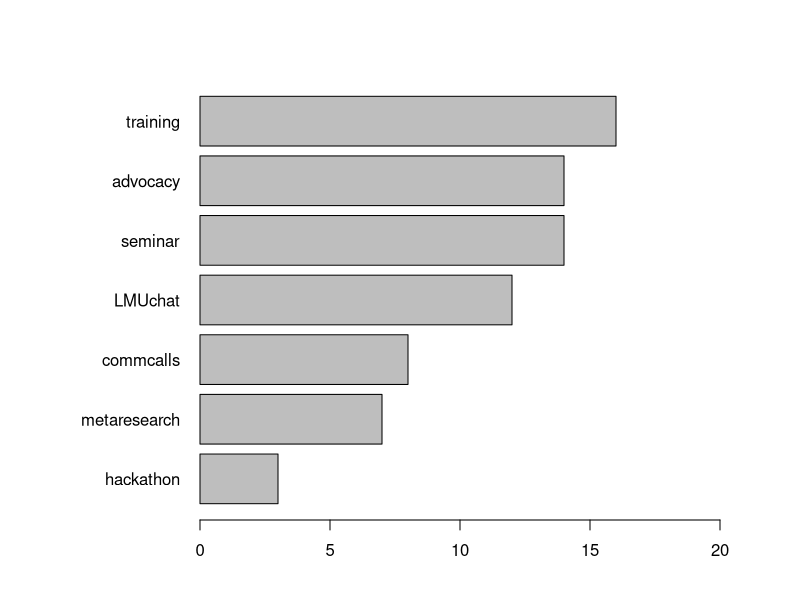
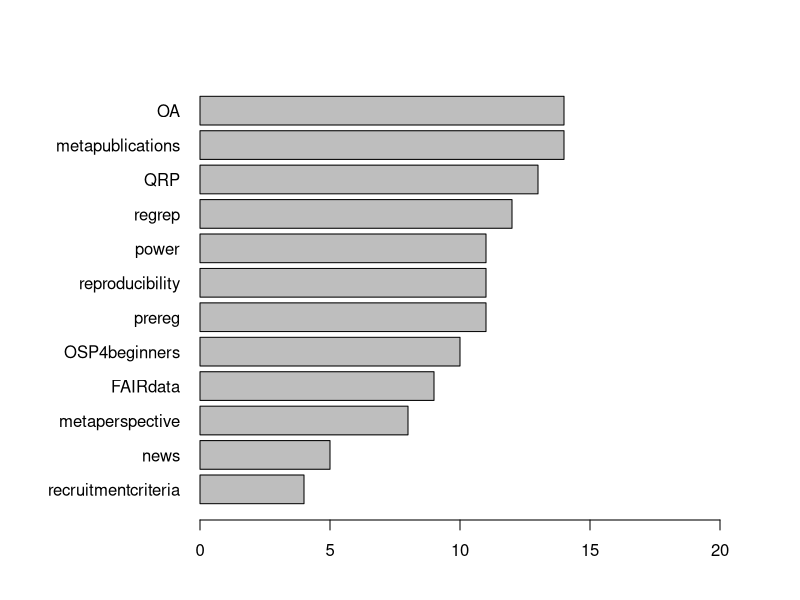
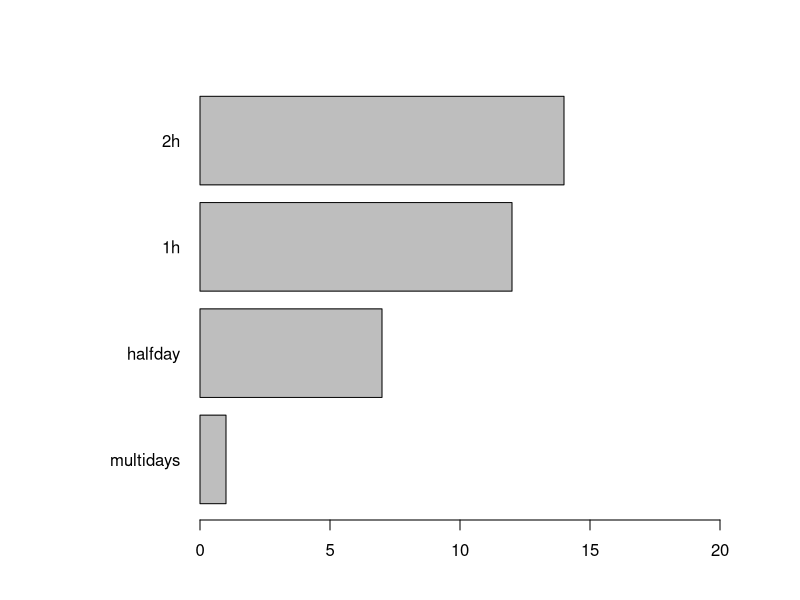
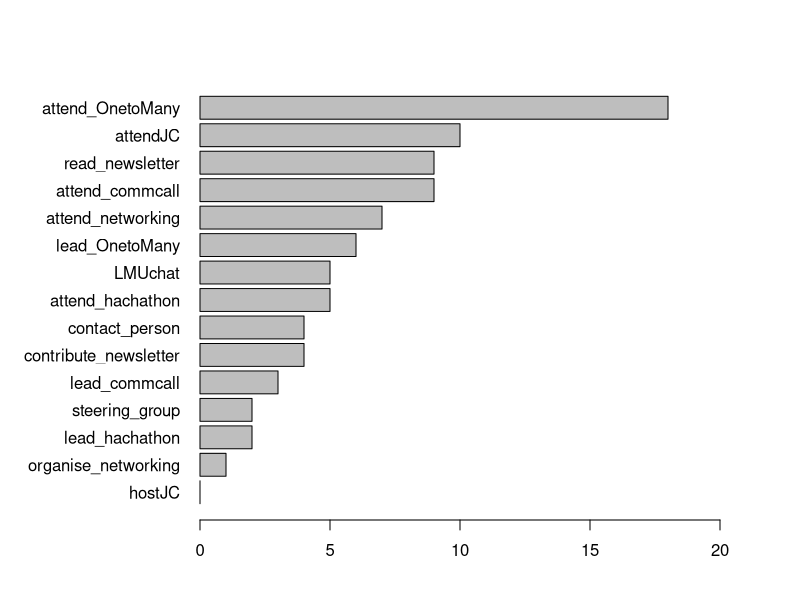
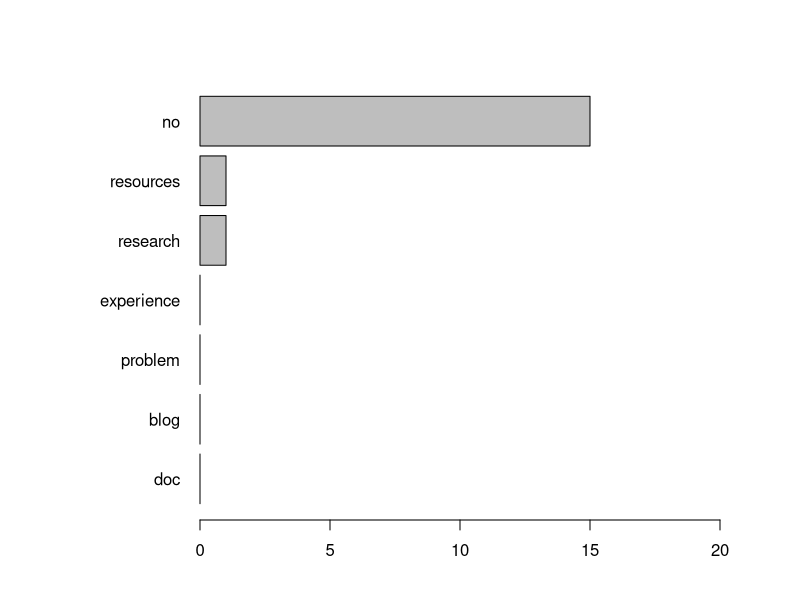

Recreate these plots in R, in order.
## ---- chunk 1
#| echo: false
#| include: false

library(stringr)
library(tidyverse)

## ---- chunk 2
#| echo: false
data <- read.csv("OSIP_onboarding_survey.csv", header = TRUE)
data <- data[data$ended != "",]
data <- data[data$freecareer != "thank the formr monkey",]
data <- data[data$freecareer != "TEST",]
## ---- chunk 3
#| echo: false
table(data$career)

## ---- chunk 4
#| echo: false
table(data$freecareer[data$freecareer != ""])
## ---- chunk 5
#| echo: false

data$expectations_training <- grepl("training", data$expectations, fixed = TRUE)
data$expectations_seminar <- grepl("seminar", data$expectations, fixed = TRUE)
data$expectations_commcalls <- grepl("community calls", data$expectations, fixed = TRUE)
data$expectations_LMUchat <- grepl("LMU chat", data$expectations, fixed = TRUE)
data$expectations_metaresearch <- grepl("meta research", data$expectations, fixed = TRUE)
data$expectations_advocacy <- grepl("advocacy", data$expectations, fixed = TRUE)
data$expectations_hackathon <- grepl("hackathon", data$expectations, fixed = TRUE)


data_expectation <- data[, grepl(pattern="expectations_", x=colnames(data), fixed = TRUE)]

expectation_to_plot <- colSums(data_expectation)
names(expectation_to_plot) <- str_remove(names(expectation_to_plot), "expectations_")

expectation_to_plot <- sort(expectation_to_plot, decreasing = FALSE)

par(mar=c(4,10,4,4))
barplot(expectation_to_plot, horiz = TRUE, las = 1, xlim = c(0,20))


## ---- chunk 6
#| echo: false
table(data$freeexpectation[data$freeexpectation != ""])
## ---- chunk 7
#| echo: false

data$topics_metaperspective <- grepl("meta-perspective", data$topics, fixed = TRUE)
data$topics_metapublications <- grepl("meta-publications", data$topics, fixed = TRUE)
data$topics_news <- grepl("news", data$topics, fixed = TRUE)
data$topics_OSP4beginners <- grepl("OSP for beginners", data$topics, fixed = TRUE)
data$topics_prereg <- grepl("prereg", data$topics, fixed = TRUE)
data$topics_regrep <- grepl("regrep", data$topics, fixed = TRUE)
data$topics_reproducibility <- grepl("reproducibility", data$topics, fixed = TRUE)
data$topics_FAIRdata <- grepl("FAIR data", data$topics, fixed = TRUE)
data$topics_power <- grepl("power", data$topics, fixed = TRUE)
data$topics_QRP <- grepl("QRP", data$topics, fixed = TRUE)
data$topics_OA <- grepl("OA", data$topics, fixed = TRUE)
data$topics_recruitmentcriteria <- grepl("recruitment criteria", data$topics, fixed = TRUE)


data_topics <- data[, grepl(pattern="topics_", x=colnames(data), fixed = TRUE)]

topics_to_plot <- colSums(data_topics)
names(topics_to_plot) <- str_remove(names(topics_to_plot), "topics_")

topics_to_plot <- sort(topics_to_plot, decreasing = FALSE)

par(mar=c(4,10,4,4))
barplot(topics_to_plot, horiz = TRUE, las = 1, xlim = c(0,20))


## ---- chunk 8
#| echo: false
table(data$freetopics[data$freetopics != ""])
## ---- chunk 9
#| echo: false

data$duration_1h <- grepl("max. 1h", data$duration, fixed = TRUE)
data$duration_2h <- grepl("2-3h", data$duration, fixed = TRUE)
data$duration_halfday <- grepl("half-day", data$duration, fixed = TRUE)
data$duration_multidays <- grepl("multi-day", data$duration, fixed = TRUE)

data_duration <- data[, grepl(pattern="duration_", x=colnames(data), fixed = TRUE)]

duration_to_plot <- colSums(data_duration)
names(duration_to_plot) <- str_remove(names(duration_to_plot), "duration_")

duration_to_plot <- sort(duration_to_plot, decreasing = FALSE)

par(mar=c(4,10,4,4))
barplot(duration_to_plot, horiz = TRUE, las = 1, xlim = c(0,20))


## ---- chunk 10
#| echo: false

data$participation_attend_OnetoMany <- grepl("attend one-to-many", data$participation, fixed = TRUE)
data$participation_lead_OnetoMany <- grepl("lead one-to-many", data$participation, fixed = TRUE)
data$participation_attend_hachathon <- grepl("attend hackathon", data$participation, fixed = TRUE)
data$participation_lead_hachathon <- grepl("facilitate hackathon", data$participation, fixed = TRUE)
data$participation_attend_commcall <- grepl("attend comm call", data$participation, fixed = TRUE)
data$participation_lead_commcall <- grepl("present comm call", data$participation, fixed = TRUE)
data$participation_attendJC <- grepl("attend JC", data$participation, fixed = TRUE)
data$participation_hostJC <- grepl("host JC", data$participation, fixed = TRUE)
data$participation_attend_networking <- grepl("attend networking event", data$participation, fixed = TRUE)
data$participation_organise_networking <- grepl("organize networking event", data$participation, fixed = TRUE)
data$participation_LMUchat <- grepl("LMU chat", data$participation, fixed = TRUE)
data$participation_read_newsletter <- grepl("read newsletter", data$participation, fixed = TRUE)
data$participation_contribute_newsletter <- grepl("contribute newsletter", data$participation, fixed = TRUE)
data$participation_contact_person <- grepl("contact person", data$participation, fixed = TRUE)
data$participation_steering_group <- grepl("steering group", data$participation, fixed = TRUE)

data_participation <- data[, grepl(pattern="participation_", x=colnames(data), fixed = TRUE)]

participation_to_plot <- colSums(data_participation)
names(participation_to_plot) <- str_remove(names(participation_to_plot), "participation_")

participation_to_plot <- sort(participation_to_plot, decreasing = FALSE)

par(mar=c(4,10,4,4))
barplot(participation_to_plot, horiz = TRUE, las = 1, xlim = c(0,20))


## ---- chunk 11
#| echo: false
table(data$freeparticipation[data$freeparticipation != ""])
## ---- chunk 12
#| echo: false


data$contributions_doc <- grepl("doc", data$contributions, fixed = TRUE)
data$contributions_blog <- grepl("blog", data$contributions, fixed = TRUE)
data$contributions_research <- grepl("research", data$contributions, fixed = TRUE)
data$contributions_problem <- grepl("problem", data$contributions, fixed = TRUE)
data$contributions_resources <- grepl("resources", data$contributions, fixed = TRUE)
data$contributions_experience <- grepl("experience", data$contributions, fixed = TRUE)
data$contributions_no <- grepl("no", data$contributions, fixed = TRUE)

data_contributions <- data[, grepl(pattern="contributions_", x=colnames(data), fixed = TRUE)]

contributions_to_plot <- colSums(data_contributions)
names(contributions_to_plot) <- str_remove(names(contributions_to_plot), "contributions_")

contributions_to_plot <- sort(contributions_to_plot, decreasing = FALSE)

par(mar=c(4,10,4,4))
barplot(contributions_to_plot, horiz = TRUE, las = 1, xlim = c(0,20))


## ---- chunk 13
#| echo: false
table(data$freecontributions[data$freecontributions != ""])
## ---- chunk 14
#| echo: false
data$hopes[data$hopes != "" & data$hopes != "nope" & data$hopes != "/" & data$hopes != "nothing" & data$hopes != "." & data$hopes != "x" & data$hopes != "leer" & data$hopes != " " & data$hopes != "-" & data$hopes != "No specific hopes."]
## ---- chunk 15
#| echo: false
data$inclusion[data$inclusion != "" & data$inclusion != "nope" & data$inclusion != "/" & data$inclusion != "nothing" & data$inclusion != "." & data$inclusion != "x" & data$inclusion != "leer" & data$inclusion != " " & data$inclusion != "-" & data$inclusion != "not sure" & data$inclusion != "--"]
## ---- chunk 16
#| echo: false
data$comment[data$comment != "" & data$comment != "nope" & data$comment != "/" & data$comment != "nothing" & data$comment != "." & data$comment != "x" & data$comment != "leer" & data$comment != " " & data$comment != "-" & data$comment != "not sure" & data$comment != "--" & data$comment != "No." & data$comment != "No" & data$comment != "nope :)" & !is.na(data$comment) & data$comment != "No other comments." & data$comment != "no" & data$comment != "nein"]
## ---- chunk 17
#| echo: false

table(data$subscribe)
